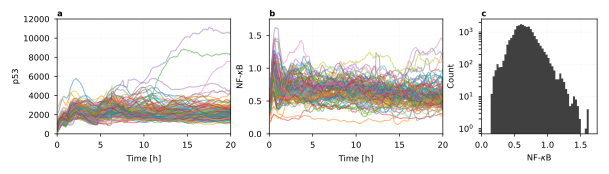

This figure's Python source:
import matplotlib.pyplot as plt
import matplotlib.gridspec as gridspec
from pathlib import Path
import numpy as np

# ---------------------------------------------------------------------------
# Paths & config
# ---------------------------------------------------------------------------
project_root    = Path(__file__).resolve().parents[3]
code_root       = project_root / "code"

NFKB_PATH   = code_root / "real_data" / "NCIp65TNFGamma200framesDec2025.csv"
P53_PATH    = code_root / "real_data" / "p53intTNFGamma200framesDec2025.csv"
TIME_POINTS = np.arange(0.1, 20.1, 0.1)   # 200 points, 0.1 h spacing

grid_keywords = {"ls": "-", "alpha": 0.1, "lw": 0.1, 'c': 'k'}

# ---------------------------------------------------------------------------
# Load data  –  shape (200 time points, N cells)
# ---------------------------------------------------------------------------
nfkb = np.loadtxt(NFKB_PATH, delimiter=",")
p53  = np.loadtxt(P53_PATH,  delimiter=",")

# ---------------------------------------------------------------------------
# Figure layout  –  full page width, 3 panels in a row
# ---------------------------------------------------------------------------
plt.rcParams.update({"font.size": 6, "axes.labelsize": 6, "axes.titlesize": 6,
                     "xtick.labelsize": 6, "ytick.labelsize": 6,
                     "legend.fontsize": 6, "lines.linewidth": 0.1,
                     "axes.linewidth": 0.5,
                     "xtick.major.width": 0.5, "ytick.major.width": 0.5,
                     "xtick.major.size": 2,   "ytick.major.size": 2})

fig = plt.figure(figsize=(7.00787, 1.5))

gs = gridspec.GridSpec(1, 3, figure=fig, wspace=0.25, width_ratios=[3, 3, 2])

ax_p53       = fig.add_subplot(gs[0, 0])
ax_nfkb      = fig.add_subplot(gs[0, 1])
ax_nfkb_dist = fig.add_subplot(gs[0, 2])

ax_p53.set_title("a", loc="left", fontsize=6, fontweight="bold", pad=2)
ax_nfkb.set_title("b", loc="left", fontsize=6, fontweight="bold", pad=2)
ax_nfkb_dist.set_title("c", loc="left", fontsize=6, fontweight="bold", pad=2)

# ---------------------------------------------------------------------------
# a  –  p53 time series
# ---------------------------------------------------------------------------
for i in range(p53.shape[1]):
    ax_p53.plot(TIME_POINTS, p53[:, i], lw=0.75, alpha=0.5)
#ax_p53.plot(TIME_POINTS, p53.mean(axis=1), color='k', lw=0.5, label="Mean")
ax_p53.set_xlim(0, 20)
ax_p53.set_ylim(0, 12000)
ax_p53.set_xlabel("Time [h]")
ax_p53.set_ylabel("p53", labelpad=2.5)
ax_p53.grid(**grid_keywords)

# ---------------------------------------------------------------------------
# b  –  NF-κB time series
# ---------------------------------------------------------------------------
for i in range(nfkb.shape[1]):
    ax_nfkb.plot(TIME_POINTS, nfkb[:, i], lw=0.75, alpha=0.5)
#ax_nfkb.plot(TIME_POINTS, nfkb.mean(axis=1), color='k', lw=0.5, label="Mean")
ax_nfkb.set_xlim(0, 20)
ax_nfkb.set_ylim(0, 1.75)
ax_nfkb.set_xlabel("Time [h]")
ax_nfkb.set_ylabel(r"NF-$\kappa$B", labelpad=2.5)
ax_nfkb.grid(**grid_keywords)

# ---------------------------------------------------------------------------
# c  –  NF-κB distribution (log scale)
# ---------------------------------------------------------------------------
ax_nfkb_dist.hist(nfkb.ravel(), bins=50,
                  color='k', alpha=0.75, density=False, histtype='stepfilled')
ax_nfkb_dist.set_xlabel(r"NF-$\kappa$B")
ax_nfkb_dist.set_ylabel("Count", labelpad=2.5)
ax_nfkb_dist.set_xlim(0, 1.75)
ax_nfkb_dist.set_yscale("log")
ax_nfkb_dist.grid(**grid_keywords)

# ---------------------------------------------------------------------------
# Save
# ---------------------------------------------------------------------------
fig.tight_layout()
output_dir  = code_root / "plots" / "paper_plots"
output_dir.mkdir(parents=True, exist_ok=True)
output_path = output_dir / "real_data_plot_full_page.pdf"
fig.savefig(output_path, dpi=300, bbox_inches="tight")
print(f"Saved to {output_path}")
# plt.show()
